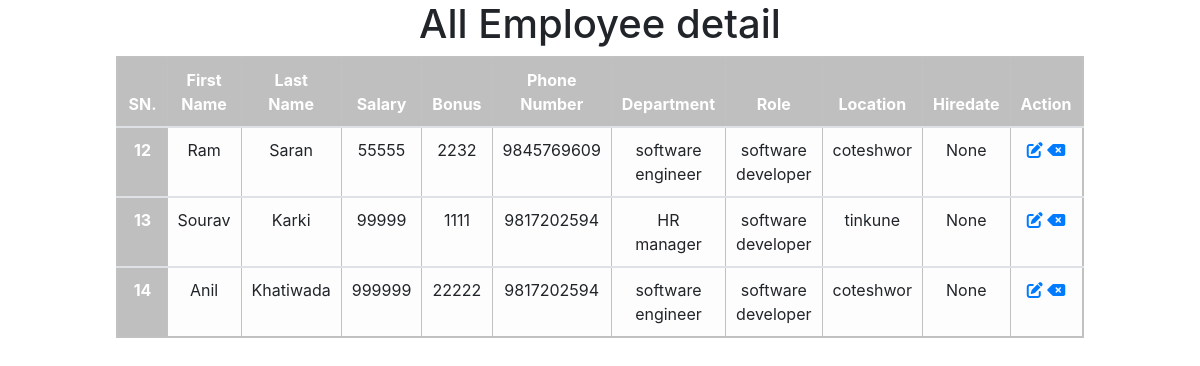
Page /view-all/ on the earlier database version.
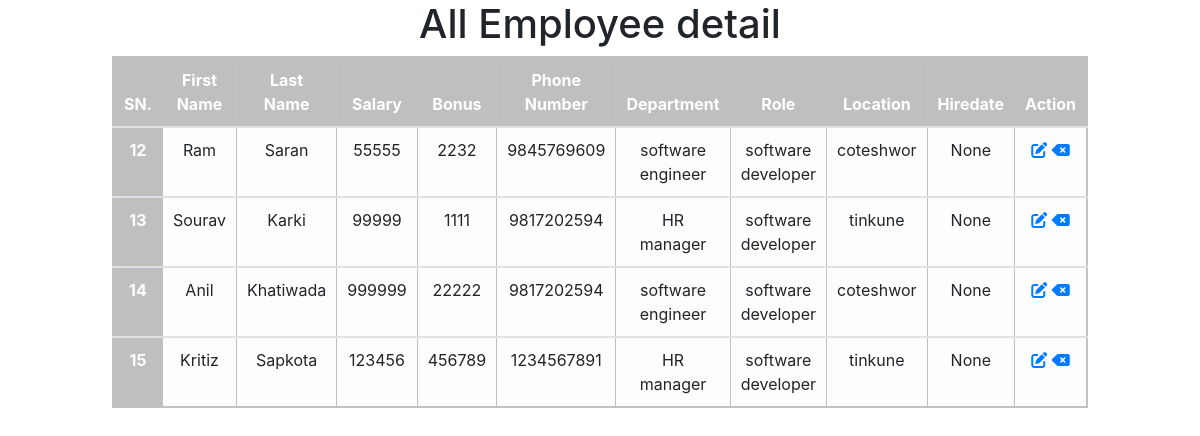
Same page on the later database version.
### emp_app/models.py (models this page shows, shortened)
class Employee(models.Model):
    first_name = models.CharField(max_length=100, null=False)
    last_name = models.CharField(max_length=100)
    dept = models.ForeignKey(Department, on_delete=models.CASCADE)
    salary = models.IntegerField(default=0)
    bonus = models.IntegerField(default=0)
    role = models.ForeignKey(Role, on_delete=models.CASCADE)
    phone = models.IntegerField(default=0)
    hire_date = models.DateField(null=True, blank=True)

class Department(models.Model):
    name = models.CharField(max_length=100,null=False)
    location = models.CharField(max_length=100)

class Role(models.Model):
    name = models.CharField(max_length=100, null=False)

### emp_app/views.py (the view)
# urls.py: path('view-all/', views.view_all, name='view-all'),
def view_all(request):
    emps=Employee.objects.all()
    return render(request, 'view_all.html',{'emps':emps})

### emp_app/templates/view_all.html (shortened to what this page needs)
{% extends 'core/base.html'%}
     {% block content %}
     <h1 style="text-align:center;">All Employee detail</h1>
    <link rel="stylesheet" href="https://cdnjs.cloudflare.com/ajax/libs/font-awesome/6.3.0/css/all.min.css">
     <table class="table">
      <thead>
        <tr>
          <th scope="col">SN.</th>
          <th scope="col">First Name</th>
          <th scope="col">Last Name</th>
          <th scope="col">Salary</th>
          <th scope="col">Bonus</th>
          <th scope="col">Phone Number</th>
          <th scope="col">Department</th>
          <th scope="col">Role</th>
          <th scope="col">Location</th>
          <th scope="col">Hiredate</th>
          <th scope="col">Action</th>
        </tr>
      </thead>
             {% for emp in emps %}
      <tbody>
        <tr>
          <th scope="row">{{emp.id}}</th>
          <td>{{emp.first_name}}</td>
          <td>{{emp.last_name}}</td>
          <td>{{emp.salary}}</td>
          <td>{{emp.bonus}}</td>
          <td>{{emp.phone}}</td>
          <td>{{emp.dept.name}}</td>
          <td>{{emp.role.name}}</td>
          <td>{{emp.dept.location}}</td>
          <td>{{emp.hire_date}}</td>
          <td>
            <a href="/edit/{{emp.id}}"><i class="fa-solid fa-pen-to-square"></i></a>
            <a href="/delete/{{emp.id}}"><i class="fa-solid fa-delete-left"></i></a>
          </td>
        </tr>
      </tbody>
             {% endfor %}
    </table>
      {% endblock content%}

Differences in the rows shown:
added Employee: id "15", first_name "Kritiz", last_name "Sapkota", salary "123456", bonus "456789", phone "1234567891", dept.name "HR manager", role.name "software developer", dept.location "tinkune", hire_date "None"
